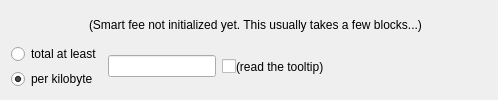
          <widget class="QWidget" name="custom">
           <attribute name="title">
            <string>Custom:</string>
           </attribute>
           <layout class="QVBoxLayout" name="verticalLayout_5">
            <item>
             <layout class="QHBoxLayout" name="horizontalLayout_2">
              <item>
               <spacer name="horizontalSpacer_5">
                <property name="orientation">
                 <enum>Qt::Horizontal</enum>
                </property>
                <property name="sizeHint" stdset="0">
                 <size>
                  <width>40</width>
                  <height>20</height>
                 </size>
                </property>
               </spacer>
              </item>
              <item>
               <widget class="QLabel" name="labelFeeEstimation_custom">
                <property name="sizePolicy">
                 <sizepolicy hsizetype="Minimum" vsizetype="Minimum">
                  <horstretch>0</horstretch>
                  <verstretch>0</verstretch>
                 </sizepolicy>
                </property>
                <property name="maximumSize">
                 <size>
                  <width>999999</width>
                  <height>16777215</height>
                 </size>
                </property>
                <property name="text">
                 <string/>
                </property>
                <property name="wordWrap">
                 <bool>false</bool>
                </property>
               </widget>
              </item>
              <item>
               <widget class="QLabel" name="labelSmartFee2_custom">
                <property name="maximumSize">
                 <size>
                  <width>9999999</width>
                  <height>16777215</height>
                 </size>
                </property>
                <property name="font">
                 <font>
                  <stylestrategy>PreferDefault</stylestrategy>
                 </font>
                </property>
                <property name="layoutDirection">
                 <enum>Qt::LeftToRight</enum>
                </property>
                <property name="autoFillBackground">
                 <bool>false</bool>
                </property>
                <property name="text">
                 <string>(Smart fee not initialized yet. This usually takes a few blocks...)</string>
                </property>
                <property name="wordWrap">
                 <bool>false</bool>
                </property>
                <property name="margin">
                 <number>0</number>
                </property>
               </widget>
              </item>
              <item>
               <spacer name="horizontalSpacer_9">
                <property name="orientation">
                 <enum>Qt::Horizontal</enum>
                </property>
                <property name="sizeHint" stdset="0">
                 <size>
                  <width>40</width>
                  <height>20</height>
                 </size>
                </property>
               </spacer>
              </item>
             </layout>
            </item>
            <item>
             <layout class="QVBoxLayout" name="verticalLayoutFee8">
              <property name="spacing">
               <number>6</number>
              </property>
              <item>
               <layout class="QHBoxLayout" name="horizontalLayoutFee13">
                <item>
                 <layout class="QVBoxLayout" name="verticalLayout_3">
                  <property name="spacing">
                   <number>5</number>
                  </property>
                  <property name="leftMargin">
                   <number>0</number>
                  </property>
                  <item>
                   <widget class="QRadioButton" name="radioCustomAtLeast">
                    <property name="toolTip">
                     <string>If the custom fee is set to 1000 satoshis and the transaction is only 250 bytes, then &quot;per kilobyte&quot; only pays 250 satoshis in fee, while &quot;total at least&quot; pays 1000 satoshis. For transactions bigger than a kilobyte both pay by kilobyte.</string>
                    </property>
                    <property name="text">
                     <string>total at least</string>
                    </property>
                    <attribute name="buttonGroup">
                     <string notr="true">groupCustomFee</string>
                    </attribute>
                   </widget>
                  </item>
                  <item>
                   <widget class="QRadioButton" name="radioCustomPerKilobyte">
                    <property name="toolTip">
                     <string>If the custom fee is set to 1000 satoshis and the transaction is only 250 bytes, then &quot;per kilobyte&quot; only pays 250 satoshis in fee, while &quot;total at least&quot; pays 1000 satoshis. For transactions bigger than a kilobyte both pay by kilobyte.</string>
                    </property>
                    <property name="text">
                     <string>per kilobyte</string>
                    </property>
                    <property name="checked">
                     <bool>true</bool>
                    </property>
                    <attribute name="buttonGroup">
                     <string notr="true">groupCustomFee</string>
                    </attribute>
                   </widget>
                  </item>
                 </layout>
                </item>
                <item>
                 <widget class="BitcoinAmountField" name="customFee">
                  <property name="enabled">
                   <bool>true</bool>
                  </property>
                 </widget>
                </item>
                <item>
                 <layout class="QHBoxLayout" name="horizontalLayoutFee8">
                  <property name="spacing">
                   <number>0</number>
                  </property>
                  <item>
                   <widget class="QCheckBox" name="checkBoxMinimumFee">
                    <property name="toolTip">
                     <string>Paying only the minimum fee is just fine as long as there is less transaction volume than space in the blocks. But be aware that this can end up in a never confirming transaction once there is more demand for bitcoin transactions than the network can process.</string>
                    </property>
                    <property name="text">
                     <string/>
                    </property>
                   </widget>
                  </item>
                  <item>
                   <widget class="QLabel" name="labelMinFeeWarning">
                    <property name="enabled">
                     <bool>true</bool>
                    </property>
                    <property name="minimumSize">
                     <size>
                      <width>250</width>
                      <height>0</height>
                     </size>
                    </property>
                    <property name="toolTip">
                     <string>Paying only the minimum fee is just fine as long as there is less transaction volume than space in the blocks. But be aware that this can end up in a never confirming transaction once there is more demand for bitcoin transactions than the network can process.</string>
                    </property>
                    <property name="text">
                     <string>(read the tooltip)</string>
                    </property>
                    <property name="wordWrap">
                     <bool>true</bool>
                    </property>
                    <property name="margin">
                     <number>0</number>
                    </property>
                   </widget>
                  </item>
                  <item>
                   <spacer name="horizontalSpacer_8">
                    <property name="orientation">
                     <enum>Qt::Horizontal</enum>
                    </property>
                    <property name="sizeHint" stdset="0">
                     <size>
                      <width>1</width>
                      <height>1</height>
                     </size>
                    </property>
                   </spacer>
                  </item>
                 </layout>
                </item>
               </layout>
              </item>
             </layout>
            </item>
           </layout>
          </widget>
